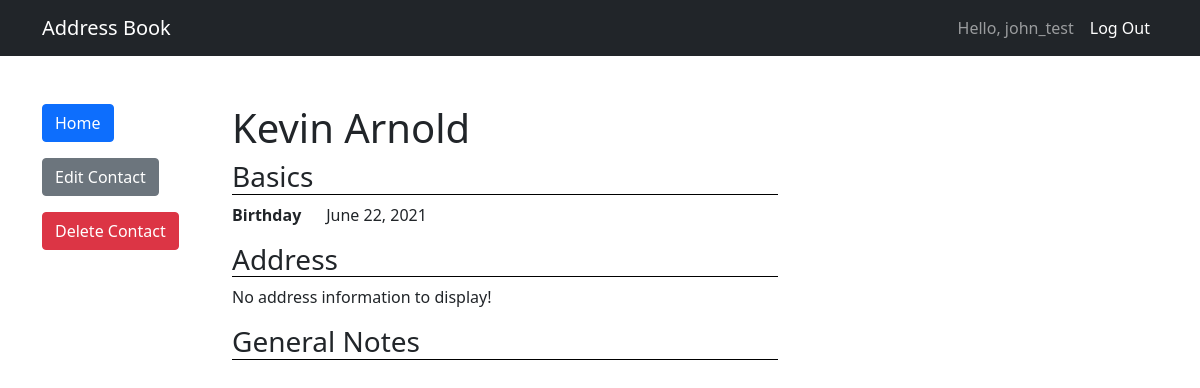
Screenshot of /contacts/17 (signed in) with the database file from the repository.
### directory/models.py (models this page shows, shortened)
class Contact(models.Model):
    first_name = models.CharField(max_length=20)
    last_name = models.CharField(max_length=20)
    email = models.EmailField(blank=True, null=True)
    birthday = models.DateField('Birthday', blank=True, null=True)
    notes = models.TextField('Notes', max_length=500, blank=True)
    username = models.ForeignKey(User, blank=True, null=True, on_delete=models.CASCADE)
    address_line1 = models.CharField(max_length = 50, null=True, blank=True)
    address_line2 = models.CharField(max_length = 50, null=True, blank=True)
    address_ZIP = models.CharField(max_length = 5, null=True, blank=True)
    address_state = models.CharField(max_length = 50, null=True, blank=True)
    self_contact = models.BooleanField(default=False)

### directory/views.py (the view)
# urls.py: path('contacts/<int:pk>', ContactView.as_view(), name='contact-detail'),
class ContactView(LoginRequiredMixin, UserPassesTestMixin, DetailView):
    model = Contact
    def test_func(self):
        obj = self.get_object()
        return obj.username == self.request.user
    def get_context_data(self, **kwargs):
        context = super().get_context_data(**kwargs)
        context['user_info'] = Contact.objects.filter(username=self.request.user).filter(self_contact=True).values()[0]
        return context

### directory/templates/directory/contact_detail.html (shortened to what this page needs)
{% extends "base.html" %}
{% load static   %}
{% block extra_head %}
    <link href="{% static 'css/contact.css' %}" rel="stylesheet" />
{% endblock %}
{% block content %}
    <div class="row">
        <div class="col-2">
            <a class="btn btn-primary" href="{% url 'show-contacts' %}" role="button">Home</a>
            <a class="btn btn-secondary" href="{% url 'update-contact' contact.id %}" role="button">Edit Contact</a>
            {% if not contact.self_contact %}
                <a class="btn btn-danger" href="{% url 'delete-contact' contact.id %}" role="button">Delete Contact</a>
            {% endif %}
        </div>
        <div class="col-6">
            <h1>{{ contact.first_name }} {{ contact.last_name }}</h1>
            <h3>Basics</h3>
            {% if contact.birthday %}<p><strong>Birthday &nbsp;&nbsp;&nbsp;&nbsp; </strong> {{ contact.birthday }}</p>{% endif %}
            <h3>Address</h3>
            {% if contact.address_line1 or contact.address_ZIP or contact.address_state %}
                {% if contact.address_line1 %}<p><strong>Address 1 &nbsp;&nbsp;&nbsp;&nbsp; </strong> {{ contact.address_line1 }}</p>{% endif %}
                {% if contact.address_line2 %}<p><strong>Address 2 &nbsp;&nbsp;&nbsp;&nbsp; </strong> {{ contact.address_line2 }}</p>{% endif %}
                {% if contact.address_ZIP %}<p><strong>Zip Code &nbsp;&nbsp;&nbsp;&nbsp; </strong> {{ contact.address_ZIP }}</p>{% endif %}
                {% if contact.address_state %}<p><strong>State &nbsp;&nbsp;&nbsp;&nbsp; </strong> {{ contact.address_state }}</p>{% endif %}
            {% else %}
                <p>No address information to display!</p>
            {% endif %}
            <h3>General Notes</h3>
        </div>
    </div>
{% endblock content %}

### AB_site/templates/base.html (shortened to what this page needs)
{% load static %}
<!DOCTYPE html>
<html lang="en">
    <head>
        <link href="{% static 'css/styles.css' %}" rel="stylesheet" />
        {% block extra_head %}{% endblock %}
    </head>
    <body>
        <nav class="navbar navbar-expand-lg navbar-dark bg-dark">
            <div class="container">
                <a class="navbar-brand" href="/">Address Book</a>
                <div class="collapse navbar-collapse" id="navbarSupportedContent">
                    <ul class="navbar-nav ms-auto mb-2 mb-lg-0">
                        {% if user.is_authenticated %}
                            <li class="nav-item"><a class="nav-link" aria-current="page">Hello, {{ user.username }}</a></li>
                            <li class="nav-item"><a class="nav-link active" aria-current="page" href="{% url 'logout' %}?next=/">Log Out</a></li>
                        {% else %}
                            <li class="nav-item"><a class="nav-link active" aria-current="page" href="{% url 'login' %}?next=/">Log in</a></li>
                        {% endif %}
                    </ul>
                </div>
            </div>
        </nav>
        <div class="container">
            <div class="mt-5">
                {% block content %}{% endblock content %}
            </div>
        </div>
    </body>
</html>

### directory/static/css/contact.css (style rules this page uses)
h3 { border-bottom: 1px solid black; }

### rows the page displays
Contact: first_name "Kevin", last_name "Arnold", birthday "June 22, 2021"

### other values shown
{{ user.username }} "john_test"
